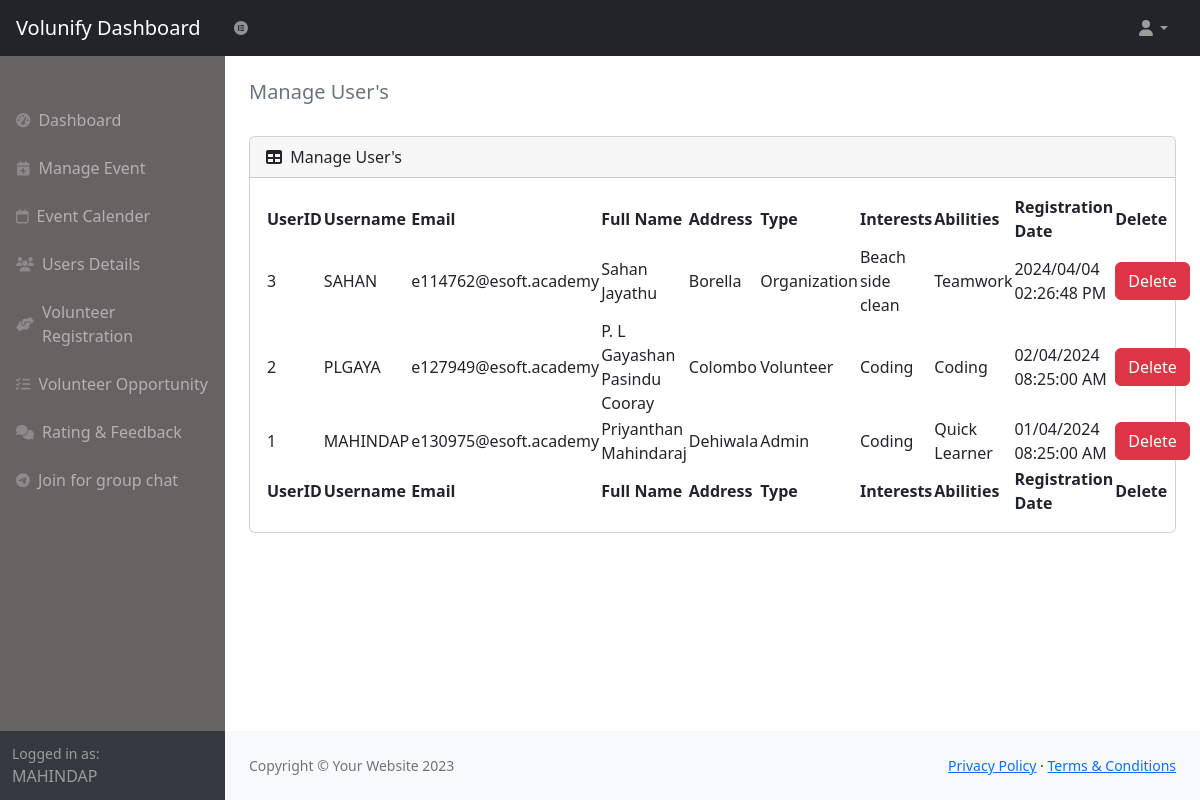
The page /ADMIN/manage_users.php (signed in) on the database its author committed.
### tables this page shows
CREATE TABLE IF NOT EXISTS `user` (
  `USERID` int(11) NOT NULL AUTO_INCREMENT,
  `USERNAME` varchar(50) NOT NULL,
  `FULLNAME` varchar(50) NOT NULL,
  `PASSWORD` varchar(100) NOT NULL,
  `EMAIL` varchar(50) NOT NULL,
  `USERTYPE` int(10) NOT NULL,
  `LOCATION` varchar(20) NOT NULL,
  `INTEREST` text NOT NULL,
  `ABILITY` text NOT NULL,
  `TALENTS` text NOT NULL,
  `CREDENTIAL` text NOT NULL,
  `REG_DATE` text NOT NULL,
  PRIMARY KEY (`USERID`),
  KEY `USERTYPE` (`USERTYPE`)
);

CREATE TABLE IF NOT EXISTS `role` (
  `R_ID` int(10) NOT NULL AUTO_INCREMENT,
  `R_NAME` varchar(50) NOT NULL,
  `R_LEVEL` varchar(50) NOT NULL,
  PRIMARY KEY (`R_ID`)
);

### ADMIN/manage_users.php (the view, shortened to what this page needs)
<?php
include("dbConn.php");
if(isset($_SESSION['userName'])){
    if(isset($_SESSION['role'])){
        $role=$_SESSION['role']; }
        switch($role){
        case "Admin":
        case "Organization" ?>
<!DOCTYPE html>
<html lang="en">
    <head>
        <link href="https://cdn.jsdelivr.net/npm/simple-datatables@7.1.2/dist/style.min.css" rel="stylesheet" />
        <link href="css/styles.css" rel="stylesheet" />
        <link href="css/main.css" rel="stylesheet" />
    </head>
    <body class="sb-nav-fixed">
        <nav class="sb-topnav navbar navbar-expand navbar-dark bg-dark">
            <a class="navbar-brand ps-3" href="./">Volunify Dashboard</a>
            <button class="btn btn-link btn-sm order-1 order-lg-0 me-4 me-lg-0" id="sidebarToggle" href="#!"><i class="fa-brands fa-elementor"></i></i></button>
            <ul class="navbar-nav ms-auto ms-md-0 me-3 me-lg-4">
                <li class="nav-item dropdown">
                    <a class="nav-link dropdown-toggle" id="navbarDropdown" href="#" role="button" data-bs-toggle="dropdown" aria-expanded="false"><i class="fas fa-user fa-fw"></i></a>
                </li>
            </ul>
        </nav>
        <div id="layoutSidenav">
            <div id="layoutSidenav_nav">
                <nav class="sb-sidenav accordion sb-sidenav-dark" id="sidenavAccordion">
                    <?php include('nav.php'); ?>
                    <div class="sb-sidenav-footer">
                        <div class="small">Logged in as:</div>
                        <?php echo $_SESSION['userName'];  ?>
                    </div>
                </nav>
            </div>
            <div id="layoutSidenav_content">
                <main>
                    <div class="container-fluid px-4">
                        <ol class="breadcrumb mb-4">
                            <h5 class="breadcrumb-item active mt-4">Manage User's</h5>
                        </ol>
                        <div class="card mb-4">
                            <div class="card-header">
                                <i class="fas fa-table me-1"></i>
                                Manage User's
                            </div>
                            <div class="card-body">
                                <table id="datatablesSimple">
                                <thead>
                                        <tr>
                                            <th>UserID </th>
                                            <th>Username</th>
                                            <th>Email</th>
                                            <th>Full Name</th>
                                            <th>Address</th>
                                            <th>Type</th>
                                            <th>Interests</th>
                                            <th>Abilities</th>
                                            <th>Registration Date</th>
                                            <?php if(isset($_SESSION['role'])){
                                            $role=$_SESSION['role']; }
                                            switch($role){
                                            case "Admin" ?>
                                            <th>Delete</th>
                                            <?php ;break; } ?>
                                        </tr>
                                    </thead>
                                    <tfoot>
                                        <tr>
                                            <th>UserID </th>
                                            <th>Username</th>
                                            <th>Email</th>
                                            <th>Full Name</th>
                                            <th>Address</th>
                                            <th>Type</th>
                                            <th>Interests</th>
                                            <th>Abilities</th>
                                            <th>Registration Date</th>
                                            <?php if(isset($_SESSION['role'])){
                                            $role=$_SESSION['role']; }
                                            switch($role){
                                            case "Admin" ?>
                                            <th>Delete</th>
                                            <?php ;break; } ?>
                                        </tr>
                                    </tfoot>
                                    <tbody>
                                    <?php
                                    $query = $db->query("SELECT user.USERID, user.USERNAME, user.FULLNAME, user.EMAIL, user.LOCATION, role.R_NAME, user.INTEREST, user.ABILITY, user.TALENTS, user.CREDENTIAL, user.REG_DATE FROM user,role WHERE user.USERTYPE = role.R_ID ORDER BY user.USERID DESC;");
                                    if($query->num_rows > 0){
                                    while($row = $query->fetch_assoc()){
                                    ?>
                                        <tr>
                                            <td><?php echo $row['USERID'];?></td>
                                            <td><?php echo $row['USERNAME'];?></td>
                                            <td><?php echo $row['EMAIL'];?></td>
                                            <td><?php echo $row['FULLNAME'];?></td>
                                            <td><?php echo $row['LOCATION'];?></td>
                                            <td><?php echo $row['R_NAME'];?></td>
                                            <td><?php echo $row['INTEREST'];?></td>
                                            <td><?php echo $row['ABILITY'];?></td>
                                            <td><?php echo $row['REG_DATE'];?></td>
                                            <?php if(isset($_SESSION['role'])){
                                            $role=$_SESSION['role']; }
                                            switch($role){
                                            case "Admin" ?>
                                            <td><a class="btn btn-danger">Delete</a></td>
                                            <?php ;break; } ?>
                                        </tr>
                                    <?php } }else{?>
                                        <p>No Record's Found</p>
                                    <?php	}  ?>
                                    </tbody>
                                </table>
                            </div>
                    </div>
                </main>
                <footer class="py-4 bg-light mt-auto">
                    <div class="container-fluid px-4">
                        <div class="d-flex align-items-center justify-content-between small">
                            <div class="text-muted">Copyright &copy; Your Website 2023</div>
                            <div>
                                <a href="#">Privacy Policy</a>
                                &middot;
                                <a href="#">Terms &amp; Conditions</a>
                            </div>
                        </div>
                    </div>
                </footer>
            </div>
        </div>
    </body>
</html>
<?php ;break;	case "Volunteer" ?>
<?php ;break; } ?>
<?php } ?>

### ADMIN/nav.php (shortened to what this page needs)
<div class="sb-sidenav-menu">
    <div class="nav">
    <div class="sb-sidenav-menu-heading"></div>
        <a class="nav-link" href="./">
            <div class="sb-nav-link-icon"><i class="fas fa-tachometer-alt"></i></div>
            Dashboard
        </a>
        <a class="nav-link" href="manage_event.php">
            <div class="sb-nav-link-icon"><i class="fa-solid fa-calendar-plus"></i></div>
            Manage Event
        </a>
        <a class="nav-link" href="event.php">
            <div class="sb-nav-link-icon"><i class="fa-regular fa-calendar"></i></div>
            Event Calender
        </a>
        <a class="nav-link" href="manage_users.php">
            <div class="sb-nav-link-icon"><i class="fa-solid fa-users"></i></div>
            Users Details
        </a>
        <a class="nav-link" href="volunteer_reg.php">
            <div class="sb-nav-link-icon"><i class="fa-solid fa-handshake-angle"></i></div>
            Volunteer Registration
        </a>
        <a class="nav-link" href="volunteer_opp_reg.php">
            <div class="sb-nav-link-icon"><i class="fa-solid fa-list-check"></i></div>
            Volunteer Opportunity
        </a>
        <a class="nav-link" href="rate_feedback.php" >
            <div class="sb-nav-link-icon"><i class="fa-solid fa-comments"></i></div>
            Rating & Feedback
        </a>
        <a class="nav-link" href="https://t.me/volunify" target="_blank">
            <div class="sb-nav-link-icon"><i class="fa-brands fa-telegram"></i></div>
            Join for group chat
        </a>
    </div>
</div>

### ADMIN/css/main.css (style rules this page uses)
.sb-sidenav-dark { background-color: #666363; }

### rows shown on the page
user: USERID "3", USERNAME "SAHAN", EMAIL "e114762@esoft.academy", FULLNAME "Sahan Jayathu", LOCATION "Borella", USERTYPE.R_NAME "Organization", INTEREST "Beach side clean", ABILITY "Teamwork", REG_DATE "2024/04/04 02:26:48 PM"
user: USERID "2", USERNAME "PLGAYA", EMAIL "e127949@esoft.academy", FULLNAME "P. L Gayashan Pasindu Cooray", LOCATION "Colombo", USERTYPE.R_NAME "Volunteer", INTEREST "Coding", ABILITY "Coding", REG_DATE "02/04/2024 08:25:00 AM"
user: USERID "1", USERNAME "MAHINDAP", EMAIL "e130975@esoft.academy", FULLNAME "Priyanthan Mahindaraj", LOCATION "Dehiwala", USERTYPE.R_NAME "Admin", INTEREST "Coding", ABILITY "Quick Learner", REG_DATE "01/04/2024 08:25:00 AM"

### other values the page prints
$_SESSION['userName'] "MAHINDAP"
